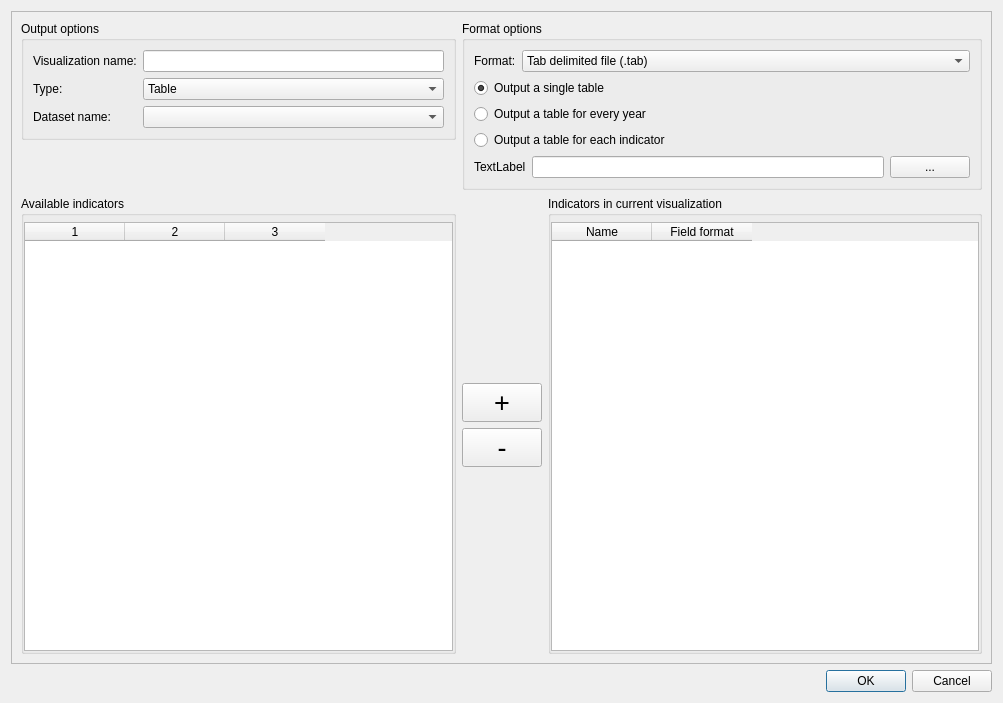
<ui version="4.0" >
 <class>dlgDatasetTableDialog</class>
 <widget class="QDialog" name="dlgDatasetTableDialog" >
  <property name="geometry" >
   <rect>
    <x>0</x>
    <y>0</y>
    <width>1003</width>
    <height>703</height>
   </rect>
  </property>
  <property name="sizePolicy" >
   <sizepolicy vsizetype="Expanding" hsizetype="Expanding" >
    <horstretch>0</horstretch>
    <verstretch>0</verstretch>
   </sizepolicy>
  </property>
  <property name="windowTitle" >
   <string>Batch indicator visualization</string>
  </property>
  <property name="toolTip" >
   <string/>
  </property>
  <layout class="QGridLayout" name="gridLayout_6" >
   <item row="0" column="0" >
    <widget class="QFrame" name="frame" >
     <property name="frameShape" >
      <enum>QFrame::StyledPanel</enum>
     </property>
     <property name="frameShadow" >
      <enum>QFrame::Raised</enum>
     </property>
     <layout class="QGridLayout" name="gridLayout_5" >
      <item row="0" column="0" >
       <widget class="QGroupBox" name="gbOutputOptions" >
        <property name="sizePolicy" >
         <sizepolicy vsizetype="Preferred" hsizetype="Preferred" >
          <horstretch>0</horstretch>
          <verstretch>0</verstretch>
         </sizepolicy>
        </property>
        <property name="title" >
         <string>Output options</string>
        </property>
        <layout class="QGridLayout" name="gridLayout" >
         <item row="0" column="0" >
          <widget class="QLabel" name="label_5" >
           <property name="text" >
            <string>Visualization name:</string>
           </property>
          </widget>
         </item>
         <item row="0" column="1" >
          <widget class="QLineEdit" name="leVizName" >
           <property name="sizePolicy" >
            <sizepolicy vsizetype="Preferred" hsizetype="Expanding" >
             <horstretch>0</horstretch>
             <verstretch>0</verstretch>
            </sizepolicy>
           </property>
           <property name="minimumSize" >
            <size>
             <width>100</width>
             <height>0</height>
            </size>
           </property>
          </widget>
         </item>
         <item row="1" column="0" >
          <widget class="QLabel" name="label_7" >
           <property name="text" >
            <string>Type:</string>
           </property>
          </widget>
         </item>
         <item row="1" column="1" >
          <widget class="QComboBox" name="cboVizType" >
           <property name="sizePolicy" >
            <sizepolicy vsizetype="Preferred" hsizetype="Expanding" >
             <horstretch>0</horstretch>
             <verstretch>0</verstretch>
            </sizepolicy>
           </property>
           <property name="minimumSize" >
            <size>
             <width>0</width>
             <height>0</height>
            </size>
           </property>
           <item>
            <property name="text" >
             <string>Table</string>
            </property>
           </item>
           <item>
            <property name="text" >
             <string>Map</string>
            </property>
           </item>
          </widget>
         </item>
         <item row="2" column="0" >
          <widget class="QLabel" name="label_6" >
           <property name="text" >
            <string>Dataset name:</string>
           </property>
          </widget>
         </item>
         <item row="2" column="1" >
          <widget class="QComboBox" name="cboDataset" >
           <property name="sizePolicy" >
            <sizepolicy vsizetype="Preferred" hsizetype="Expanding" >
             <horstretch>0</horstretch>
             <verstretch>0</verstretch>
            </sizepolicy>
           </property>
          </widget>
         </item>
        </layout>
       </widget>
      </item>
      <item rowspan="2" row="0" column="1" colspan="2" >
       <widget class="QGroupBox" name="groupBox" >
        <property name="sizePolicy" >
         <sizepolicy vsizetype="Preferred" hsizetype="Preferred" >
          <horstretch>0</horstretch>
          <verstretch>0</verstretch>
         </sizepolicy>
        </property>
        <property name="title" >
         <string>Format options</string>
        </property>
        <layout class="QGridLayout" name="gridLayout_2" >
         <item row="0" column="0" >
          <layout class="QHBoxLayout" name="horizontalLayout_2" >
           <item>
            <widget class="QLabel" name="label_4" >
             <property name="sizePolicy" >
              <sizepolicy vsizetype="Fixed" hsizetype="Preferred" >
               <horstretch>0</horstretch>
               <verstretch>0</verstretch>
              </sizepolicy>
             </property>
             <property name="text" >
              <string>Format:</string>
             </property>
            </widget>
           </item>
           <item>
            <widget class="QComboBox" name="cboOutputType" >
             <property name="sizePolicy" >
              <sizepolicy vsizetype="Fixed" hsizetype="Expanding" >
               <horstretch>0</horstretch>
               <verstretch>0</verstretch>
              </sizepolicy>
             </property>
             <property name="minimumSize" >
              <size>
               <width>0</width>
               <height>0</height>
              </size>
             </property>
             <item>
              <property name="text" >
               <string>Tab delimited file (.tab)</string>
              </property>
             </item>
             <item>
              <property name="text" >
               <string>Fixed field file (.dat)</string>
              </property>
             </item>
             <item>
              <property name="text" >
               <string>Export to SQL database</string>
              </property>
             </item>
             <item>
              <property name="text" >
               <string>ESRI database</string>
              </property>
             </item>
            </widget>
           </item>
          </layout>
         </item>
         <item row="1" column="0" >
          <widget class="QRadioButton" name="rbSingleTable" >
           <property name="toolTip" >
            <string>The table will have the values of all indicators for each year the indicator batch is run on.</string>
           </property>
           <property name="text" >
            <string>Output a single table</string>
           </property>
           <property name="checked" >
            <bool>true</bool>
           </property>
          </widget>
         </item>
         <item row="2" column="0" >
          <widget class="QRadioButton" name="rbTablePerYear" >
           <property name="toolTip" >
            <string>Each table will have the values of the selected indicators for the given year.</string>
           </property>
           <property name="text" >
            <string>Output a table for every year</string>
           </property>
          </widget>
         </item>
         <item row="3" column="0" >
          <widget class="QRadioButton" name="rbTablePerIndicator" >
           <property name="toolTip" >
            <string>Each table will have the values of a given indicator across all years the batch is run on.</string>
           </property>
           <property name="text" >
            <string>Output a table for each indicator</string>
           </property>
          </widget>
         </item>
         <item row="4" column="0" >
          <layout class="QHBoxLayout" name="horizontalLayout" >
           <item>
            <widget class="QLabel" name="lblOption1" >
             <property name="sizePolicy" >
              <sizepolicy vsizetype="Fixed" hsizetype="Preferred" >
               <horstretch>0</horstretch>
               <verstretch>0</verstretch>
              </sizepolicy>
             </property>
             <property name="text" >
              <string>TextLabel</string>
             </property>
            </widget>
           </item>
           <item>
            <widget class="QLineEdit" name="leOption1" >
             <property name="sizePolicy" >
              <sizepolicy vsizetype="Fixed" hsizetype="Expanding" >
               <horstretch>0</horstretch>
               <verstretch>0</verstretch>
              </sizepolicy>
             </property>
             <property name="minimumSize" >
              <size>
               <width>100</width>
               <height>0</height>
              </size>
             </property>
            </widget>
           </item>
           <item>
            <widget class="QPushButton" name="pbn_set_storage_location" >
             <property name="sizePolicy" >
              <sizepolicy vsizetype="Fixed" hsizetype="Preferred" >
               <horstretch>0</horstretch>
               <verstretch>0</verstretch>
              </sizepolicy>
             </property>
             <property name="text" >
              <string>...</string>
             </property>
            </widget>
           </item>
          </layout>
         </item>
        </layout>
       </widget>
      </item>
      <item row="2" column="0" >
       <widget class="QGroupBox" name="groupBox_2" >
        <property name="title" >
         <string>Available indicators</string>
        </property>
        <property name="flat" >
         <bool>true</bool>
        </property>
        <layout class="QGridLayout" name="gridLayout_4" >
         <property name="leftMargin" >
          <number>0</number>
         </property>
         <property name="topMargin" >
          <number>6</number>
         </property>
         <property name="rightMargin" >
          <number>0</number>
         </property>
         <property name="bottomMargin" >
          <number>0</number>
         </property>
         <property name="spacing" >
          <number>0</number>
         </property>
         <item row="0" column="0" >
          <widget class="QTableWidget" name="twAvailableIndicators" >
           <property name="sizePolicy" >
            <sizepolicy vsizetype="Expanding" hsizetype="Expanding" >
             <horstretch>37</horstretch>
             <verstretch>0</verstretch>
            </sizepolicy>
           </property>
           <property name="minimumSize" >
            <size>
             <width>200</width>
             <height>0</height>
            </size>
           </property>
           <property name="editTriggers" >
            <set>QAbstractItemView::NoEditTriggers</set>
           </property>
           <property name="dragDropOverwriteMode" >
            <bool>false</bool>
           </property>
           <property name="alternatingRowColors" >
            <bool>true</bool>
           </property>
           <property name="selectionMode" >
            <enum>QAbstractItemView::ExtendedSelection</enum>
           </property>
           <property name="selectionBehavior" >
            <enum>QAbstractItemView::SelectRows</enum>
           </property>
           <property name="textElideMode" >
            <enum>Qt::ElideRight</enum>
           </property>
           <property name="showGrid" >
            <bool>true</bool>
           </property>
           <property name="sortingEnabled" >
            <bool>false</bool>
           </property>
           <property name="columnCount" >
            <number>3</number>
           </property>
           <column/>
           <column/>
           <column/>
          </widget>
         </item>
        </layout>
       </widget>
      </item>
      <item row="2" column="1" >
       <layout class="QVBoxLayout" name="verticalLayout_3" >
        <item>
         <spacer name="verticalSpacer" >
          <property name="orientation" >
           <enum>Qt::Vertical</enum>
          </property>
          <property name="sizeHint" stdset="0" >
           <size>
            <width>20</width>
            <height>40</height>
           </size>
          </property>
         </spacer>
        </item>
        <item>
         <widget class="QPushButton" name="pbnAddIndicator" >
          <property name="sizePolicy" >
           <sizepolicy vsizetype="Fixed" hsizetype="Preferred" >
            <horstretch>0</horstretch>
            <verstretch>0</verstretch>
           </sizepolicy>
          </property>
          <property name="maximumSize" >
           <size>
            <width>16777215</width>
            <height>16777215</height>
           </size>
          </property>
          <property name="font" >
           <font>
            <pointsize>20</pointsize>
           </font>
          </property>
          <property name="toolTip" >
           <string>Add currently selected indicator on the left to this indicator visualization.</string>
          </property>
          <property name="text" >
           <string>+</string>
          </property>
         </widget>
        </item>
        <item>
         <widget class="QPushButton" name="pbnRemoveIndicator" >
          <property name="sizePolicy" >
           <sizepolicy vsizetype="Fixed" hsizetype="Preferred" >
            <horstretch>0</horstretch>
            <verstretch>0</verstretch>
           </sizepolicy>
          </property>
          <property name="maximumSize" >
           <size>
            <width>16777215</width>
            <height>16777215</height>
           </size>
          </property>
          <property name="font" >
           <font>
            <pointsize>20</pointsize>
           </font>
          </property>
          <property name="toolTip" >
           <string>Remove currently selected indicator on the right from this indicator visualization.</string>
          </property>
          <property name="text" >
           <string>-</string>
          </property>
         </widget>
        </item>
        <item>
         <spacer name="verticalSpacer_2" >
          <property name="orientation" >
           <enum>Qt::Vertical</enum>
          </property>
          <property name="sizeHint" stdset="0" >
           <size>
            <width>20</width>
            <height>40</height>
           </size>
          </property>
         </spacer>
        </item>
       </layout>
      </item>
      <item row="2" column="2" >
       <widget class="QGroupBox" name="groupBox_3" >
        <property name="title" >
         <string>Indicators in current visualization</string>
        </property>
        <property name="flat" >
         <bool>true</bool>
        </property>
        <layout class="QGridLayout" name="gridLayout_3" >
         <property name="leftMargin" >
          <number>0</number>
         </property>
         <property name="topMargin" >
          <number>6</number>
         </property>
         <property name="rightMargin" >
          <number>0</number>
         </property>
         <property name="bottomMargin" >
          <number>0</number>
         </property>
         <property name="spacing" >
          <number>0</number>
         </property>
         <item row="0" column="0" >
          <widget class="QTableWidget" name="twIndicatorsToVisualize" >
           <property name="sizePolicy" >
            <sizepolicy vsizetype="Expanding" hsizetype="Expanding" >
             <horstretch>0</horstretch>
             <verstretch>0</verstretch>
            </sizepolicy>
           </property>
           <property name="minimumSize" >
            <size>
             <width>200</width>
             <height>0</height>
            </size>
           </property>
           <property name="dragDropOverwriteMode" >
            <bool>false</bool>
           </property>
           <property name="alternatingRowColors" >
            <bool>true</bool>
           </property>
           <property name="selectionBehavior" >
            <enum>QAbstractItemView::SelectRows</enum>
           </property>
           <property name="wordWrap" >
            <bool>true</bool>
           </property>
           <column>
            <property name="text" >
             <string>Name</string>
            </property>
           </column>
           <column>
            <property name="text" >
             <string>Field format</string>
            </property>
           </column>
          </widget>
         </item>
        </layout>
       </widget>
      </item>
     </layout>
    </widget>
   </item>
   <item row="1" column="0" >
    <widget class="QDialogButtonBox" name="buttonBox" >
     <property name="orientation" >
      <enum>Qt::Horizontal</enum>
     </property>
     <property name="standardButtons" >
      <set>QDialogButtonBox::Cancel|QDialogButtonBox::Ok</set>
     </property>
    </widget>
   </item>
  </layout>
 </widget>
 <resources/>
 <connections>
  <connection>
   <sender>buttonBox</sender>
   <signal>accepted()</signal>
   <receiver>dlgDatasetTableDialog</receiver>
   <slot>accept()</slot>
   <hints>
    <hint type="sourcelabel" >
     <x>248</x>
     <y>254</y>
    </hint>
    <hint type="destinationlabel" >
     <x>157</x>
     <y>274</y>
    </hint>
   </hints>
  </connection>
  <connection>
   <sender>buttonBox</sender>
   <signal>rejected()</signal>
   <receiver>dlgDatasetTableDialog</receiver>
   <slot>reject()</slot>
   <hints>
    <hint type="sourcelabel" >
     <x>316</x>
     <y>260</y>
    </hint>
    <hint type="destinationlabel" >
     <x>286</x>
     <y>274</y>
    </hint>
   </hints>
  </connection>
 </connections>
</ui>
